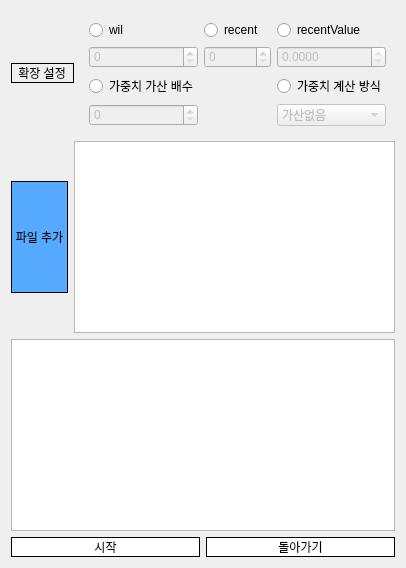
      <widget class="QWidget" name="page_setting">
       <property name="styleSheet">
        <string notr="true">QLabel{
	font: 11pt &quot;맑은 고딕&quot;;
	border: 1px solid black;
}

QPushButton{
	font: 25 11pt &quot;Malgun Gothic&quot;;
	background-color: white;
	border: 1px solid black;
	frameShape: panel;
	
}
QPushButton:pressed {
    background-color: qlineargradient(x1: 0, y1: 0, x2: 0, y2: 1,
                                      stop: 0 #dadbde, stop: 1 #f6f7fa);
}
QPushButton:flat {
    border: none; /* no border for a flat push button */
}
QPushButton:default {
    border-color: navy; /* make the default button prominent */
}

QPushButton#setting_btn_addfile{
	background-color:rgb(85, 170, 255);
	border: 1px solid black;
}
QPushButton#setting_btn_addfile:pressed{
	background-color: qlineargradient(x1: 0, y1: 0, x2: 0, y2: 1,
                                      stop: 1 rgb(85, 170, 255), stop: 0 rgb(46, 93, 140));

}</string>
       </property>
       <layout class="QGridLayout" name="gridLayout_2">
        <item row="2" column="0">
         <widget class="QTableView" name="setting_stage_table">
          <property name="sizePolicy">
           <sizepolicy hsizetype="Expanding" vsizetype="Maximum">
            <horstretch>0</horstretch>
            <verstretch>0</verstretch>
           </sizepolicy>
          </property>
          <property name="editTriggers">
           <set>QAbstractItemView::NoEditTriggers</set>
          </property>
          <property name="verticalScrollMode">
           <enum>QAbstractItemView::ScrollPerPixel</enum>
          </property>
          <property name="horizontalScrollMode">
           <enum>QAbstractItemView::ScrollPerPixel</enum>
          </property>
         </widget>
        </item>
        <item row="1" column="0">
         <layout class="QHBoxLayout" name="setitem_file">
          <item>
           <layout class="QVBoxLayout" name="setting_layout_btn_addfile" stretch="0,0,0">
            <property name="spacing">
             <number>0</number>
            </property>
            <item>
             <spacer name="setting_btn_addfile_vSpacer1">
              <property name="orientation">
               <enum>Qt::Vertical</enum>
              </property>
              <property name="sizeType">
               <enum>QSizePolicy::Preferred</enum>
              </property>
              <property name="sizeHint" stdset="0">
               <size>
                <width>20</width>
                <height>40</height>
               </size>
              </property>
             </spacer>
            </item>
            <item>
             <widget class="QPushButton" name="setting_btn_addfile">
              <property name="sizePolicy">
               <sizepolicy hsizetype="Minimum" vsizetype="Preferred">
                <horstretch>0</horstretch>
                <verstretch>0</verstretch>
               </sizepolicy>
              </property>
              <property name="text">
               <string> 파일 추가 </string>
              </property>
             </widget>
            </item>
            <item>
             <spacer name="setting_btn_addfile_vSpacer2">
              <property name="orientation">
               <enum>Qt::Vertical</enum>
              </property>
              <property name="sizeType">
               <enum>QSizePolicy::Preferred</enum>
              </property>
              <property name="sizeHint" stdset="0">
               <size>
                <width>20</width>
                <height>40</height>
               </size>
              </property>
             </spacer>
            </item>
           </layout>
          </item>
          <item>
           <widget class="QTableView" name="setting_list_file">
            <property name="sizePolicy">
             <sizepolicy hsizetype="Expanding" vsizetype="Maximum">
              <horstretch>0</horstretch>
              <verstretch>0</verstretch>
             </sizepolicy>
            </property>
            <property name="editTriggers">
             <set>QAbstractItemView::NoEditTriggers</set>
            </property>
            <property name="verticalScrollMode">
             <enum>QAbstractItemView::ScrollPerPixel</enum>
            </property>
            <property name="horizontalScrollMode">
             <enum>QAbstractItemView::ScrollPerPixel</enum>
            </property>
           </widget>
          </item>
         </layout>
        </item>
        <item row="3" column="0">
         <layout class="QHBoxLayout" name="setting_btns_real">
          <item>
           <widget class="QPushButton" name="setting_btn_real_run">
            <property name="text">
             <string>시작</string>
            </property>
           </widget>
          </item>
          <item>
           <widget class="QPushButton" name="setting_btn_real_gomenu">
            <property name="text">
             <string>돌아가기</string>
            </property>
           </widget>
          </item>
         </layout>
        </item>
        <item row="0" column="0">
         <layout class="QHBoxLayout" name="setitem_extend">
          <item>
           <widget class="QLabel" name="setting_label_extend">
            <property name="sizePolicy">
             <sizepolicy hsizetype="Preferred" vsizetype="Maximum">
              <horstretch>0</horstretch>
              <verstretch>0</verstretch>
             </sizepolicy>
            </property>
            <property name="text">
             <string> 확장 설정 </string>
            </property>
           </widget>
          </item>
          <item>
           <widget class="QStackedWidget" name="extend_setting">
            <property name="sizePolicy">
             <sizepolicy hsizetype="Preferred" vsizetype="Fixed">
              <horstretch>0</horstretch>
              <verstretch>0</verstretch>
             </sizepolicy>
            </property>
            <property name="currentIndex">
             <number>0</number>
            </property>
            <widget class="QWidget" name="extend_normal">
             <property name="styleSheet">
              <string notr="true">QRadioButton{
	font: 25 10pt &quot;Malgun Gothic&quot;;

}

QAbstractSpinBox{
	font: 25 10pt &quot;Malgun Gothic&quot;;
}</string>
             </property>
             <layout class="QGridLayout" name="gridLayout">
              <item row="0" column="2">
               <widget class="QRadioButton" name="extend_normal_button_recentValue">
                <property name="text">
                 <string>recentValue</string>
                </property>
                <property name="checked">
                 <bool>false</bool>
                </property>
                <property name="autoExclusive">
                 <bool>false</bool>
                </property>
               </widget>
              </item>
              <item row="1" column="0">
               <widget class="QSpinBox" name="extend_normal_wil">
                <property name="enabled">
                 <bool>false</bool>
                </property>
                <property name="maximum">
                 <number>314159265</number>
                </property>
               </widget>
              </item>
              <item row="0" column="1">
               <widget class="QRadioButton" name="extend_normal_button_recent">
                <property name="text">
                 <string>recent</string>
                </property>
                <property name="checked">
                 <bool>false</bool>
                </property>
                <property name="autoExclusive">
                 <bool>false</bool>
                </property>
               </widget>
              </item>
              <item row="1" column="1">
               <widget class="QSpinBox" name="extend_normal_recent">
                <property name="enabled">
                 <bool>false</bool>
                </property>
                <property name="maximum">
                 <number>314159265</number>
                </property>
               </widget>
              </item>
              <item row="0" column="0">
               <widget class="QRadioButton" name="extend_normal_button_wil">
                <property name="text">
                 <string>wil</string>
                </property>
                <property name="checked">
                 <bool>false</bool>
                </property>
                <property name="autoExclusive">
                 <bool>false</bool>
                </property>
               </widget>
              </item>
              <item row="1" column="2">
               <widget class="QDoubleSpinBox" name="extend_normal_recentValue">
                <property name="enabled">
                 <bool>false</bool>
                </property>
                <property name="readOnly">
                 <bool>true</bool>
                </property>
                <property name="decimals">
                 <number>4</number>
                </property>
                <property name="maximum">
                 <double>1.000000000000000</double>
                </property>
                <property name="singleStep">
                 <double>0.010000000000000</double>
                </property>
               </widget>
              </item>
              <item row="2" column="0">
               <widget class="QRadioButton" name="extend_normal_button_weightMult">
                <property name="text">
                 <string>가중치 가산 배수</string>
                </property>
                <property name="autoExclusive">
                 <bool>false</bool>
                </property>
               </widget>
              </item>
              <item row="3" column="0">
               <widget class="QSpinBox" name="extend_normal_weightMult">
                <property name="enabled">
                 <bool>false</bool>
                </property>
                <property name="minimum">
                 <number>0</number>
                </property>
                <property name="maximum">
                 <number>99</number>
                </property>
                <property name="displayIntegerBase">
                 <number>10</number>
                </property>
               </widget>
              </item>
              <item row="2" column="2">
               <widget class="QRadioButton" name="extend_normal_button_weightAlg">
                <property name="text">
                 <string>가중치 계산 방식</string>
                </property>
                <property name="autoExclusive">
                 <bool>false</bool>
                </property>
               </widget>
              </item>
              <item row="3" column="2">
               <widget class="QComboBox" name="extend_normal_weightAlg">
                <property name="enabled">
                 <bool>false</bool>
                </property>
                <item>
                 <property name="text">
                  <string>가산없음</string>
                 </property>
                </item>
                <item>
                 <property name="text">
                  <string>일차적</string>
                 </property>
                </item>
               </widget>
              </item>
             </layout>
            </widget>
            <widget class="QWidget" name="extend_c2"/>
           </widget>
          </item>
         </layout>
        </item>
       </layout>
      </widget>
